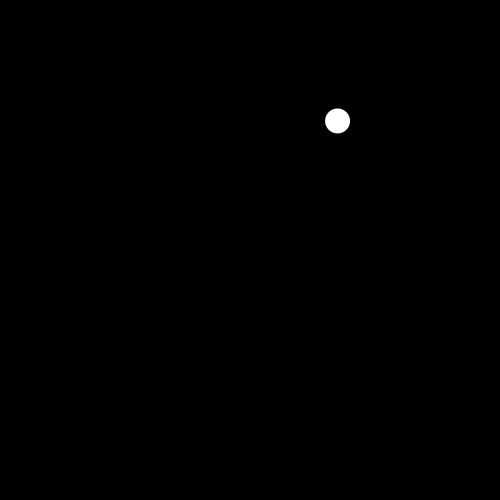
Frame 1 (no input)
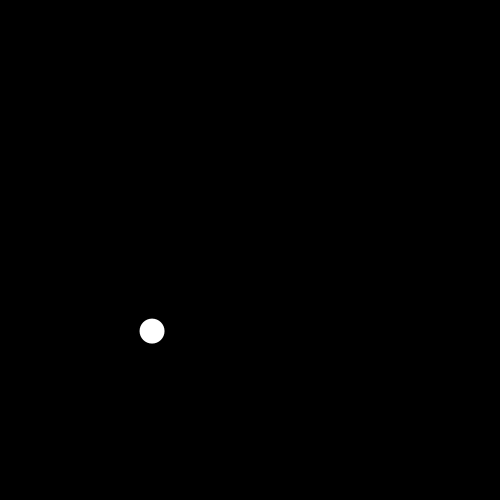
Frame 60 (the mouse pressed at the canvas centre just before this capture)
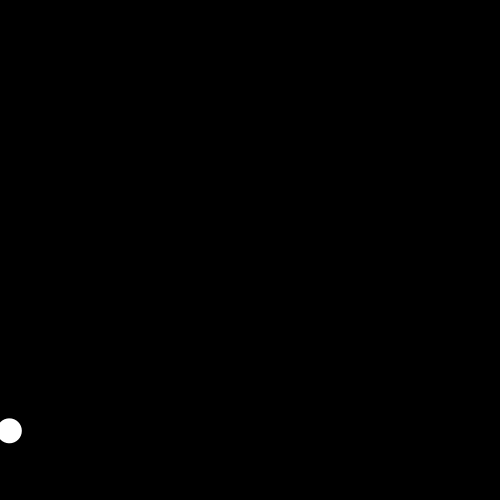
Frame 120 (the mouse held since frame 60 and released just before this capture)

The Processing sketch that drew these frames (run headless with seeded random() and noise(); from frame 60 on, the mouse is pressed at the canvas centre):

// Processing sketch: processing_27147
// ── processing_27147.pde

float x = random(0, 500);
float y = random(0, 500);
float w = 25;
float h = 25;
float xspeed = random(0, 15);
float yspeed = random(0,15);
void setup() {
  size(500,500);
  smooth();
}
 
void draw() {
  
  
  
  x = x + xspeed;
  y = y + yspeed;
  if((x>width) || (x<0)){
    xspeed = xspeed * -1;
  }
   
  if ((y > height) || (y < 0)) {
    yspeed = yspeed * -1;
  }
  background(0);
  noStroke();
  
  
 

  ellipse(x,y-h/2,25,25);
fill(255);

}
